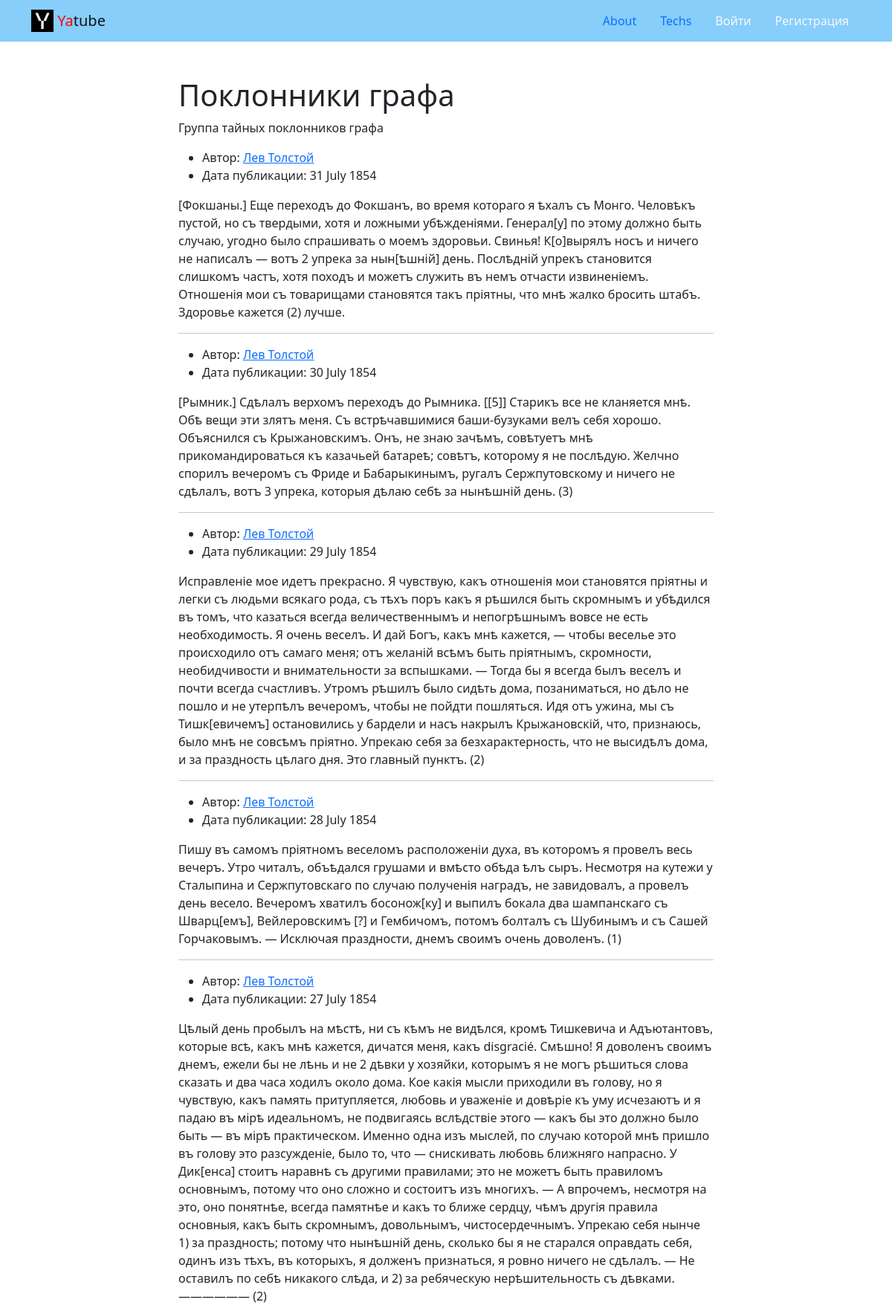
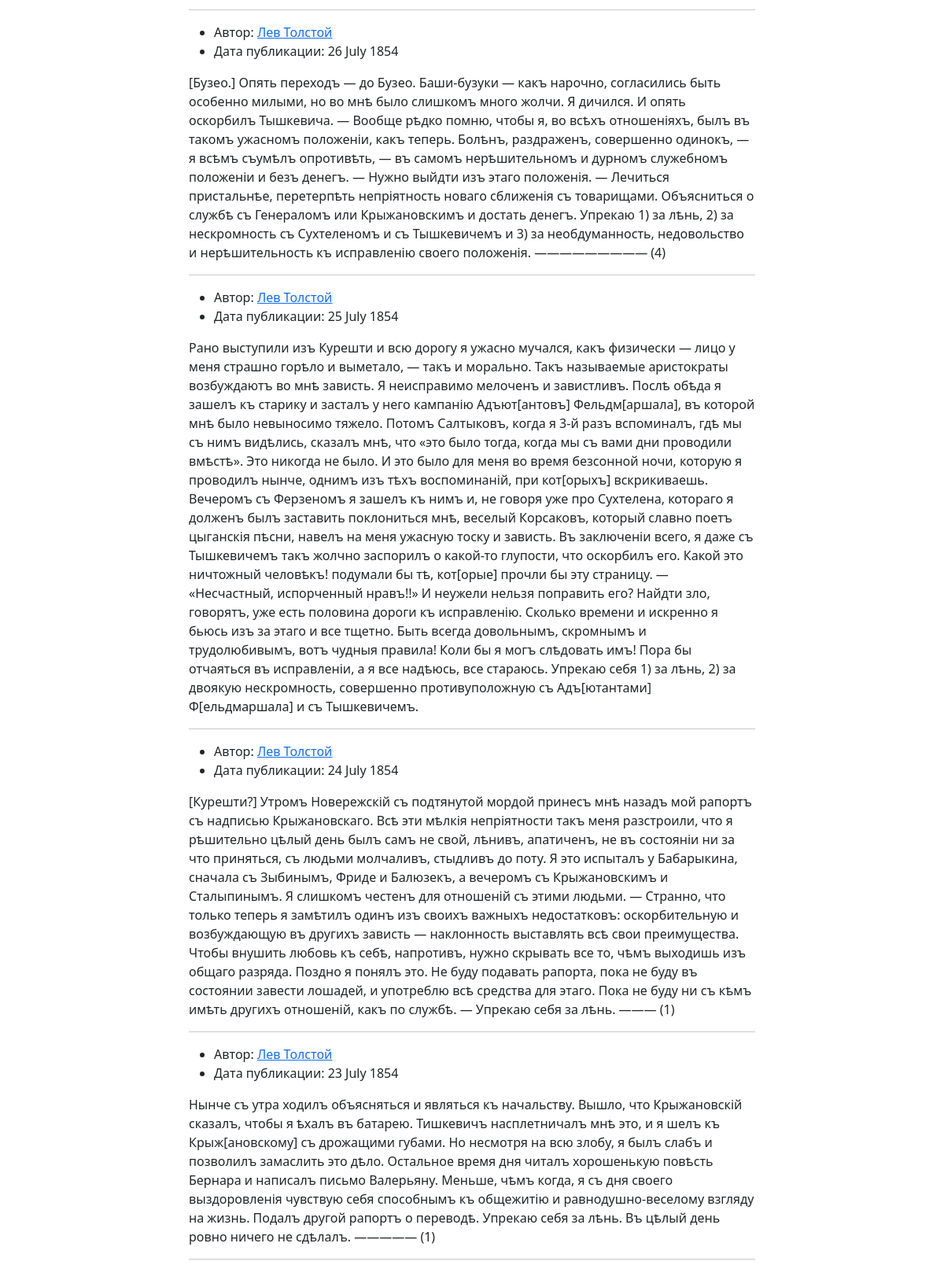
The app's page /group/fans/ (upper part) with its own data (2 pictures, top to bottom).
### posts/models.py (models this page shows, shortened)
class Group(models.Model):
    title = models.CharField(
        max_length=200, verbose_name='Группа',
        help_text='Название группы'
    )
    slug = models.SlugField(
        max_length=50, unique=True,
        verbose_name='Читабельная slug-ссылка',
        help_text='Может состоять из символов латиницы, '
        'цифр, нижнего подчеркивания и дефиса '
    )
    description = models.TextField(
        verbose_name='Описание группы',
        help_text='Расскажите, о чём эта группа'
    )
    class Meta:
        verbose_name = 'Группа'
        verbose_name_plural = 'Группы'

class Post(models.Model):
    text = models.TextField(
        verbose_name='Текст поста',
        help_text='Текст нового или редактируемого поста'
    )
    pub_date = models.DateTimeField(
        auto_now_add=True,
        verbose_name='Время создания',
        help_text='Время создание поста'
    )
    author = models.ForeignKey(
        User,
        on_delete=models.CASCADE,
        related_name='posts',
        verbose_name='Автор',
        help_text='Автор поста'
    )
    group = models.ForeignKey(
        Group,
        blank=True,
        null=True,
        on_delete=models.SET_NULL,
        related_name='posts',
        verbose_name='Группа',
        help_text='Группа, к которой относится пост. Необязательно.'
    )
    class Meta:
        ordering = ('-pub_date',)
        verbose_name = 'Пост'
        verbose_name_plural = 'Посты'

### posts/views.py (the view)
# urls.py: path('group/<slug:slug>/', views.group_posts, name='group_posts'),
def group_posts(request, slug):
    template = 'posts/group_list.html'
    group = get_object_or_404(Group, slug=slug)
    posts = group.posts.all().select_related('group')
    paginator = Paginator(posts, settings.POSTS_PER_PAGE)
    page_number = request.GET.get('page')
    page_obj = paginator.get_page(page_number)
    context = {
        'group': group,
        'posts': posts,
        'page_obj': page_obj,
    }
    return render(request, template, context)

### core/context_processors/year.py (called while the page is built)
def year(request):
    current_year = date.today().year
    return {
        'year': current_year,
    }

### templates/posts/group_list.html (shortened to what this page needs)
{% extends 'base.html' %}
{% block content %}
<div class="row justify-content-center">
  <div class="col-md-8 p-5">
    <h1>{{ group.title }}</h1>
    <p>{{ group.description}}</p>
  {% for post in page_obj %}
    <ul>
      <li>
        Автор: <a href="{% url 'posts:profile' post.author.username %}"> {{ post.author.get_full_name }}</a>
      </li>
      <li>
        Дата публикации: {{ post.pub_date|date:"d E Y" }}
      </li>
    </ul>
    <p>{{ post.text }}</p>
    {% if not forloop.last %}<hr>{% endif %}
  {% endfor %}
  </div>
</div>
{% endblock %}

### records on screen
Group: title "Поклонники графа", description "Группа тайных поклонников графа"
Post: author.get_full_name "Лев Толстой", pub_date "31 July 1854", text "[Фокшаны.] Еще переходъ до Фокшанъ, во время котораго я ѣхалъ съ Монго. Человѣкъ пустой, но съ твердыми, хотя и ложными убѣжденіями. Генерал[у] по этому должно быть случаю, угодно было спрашивать о моемъ здоровьи. Свинья! К[о]вырялъ носъ и ничего не написалъ — вотъ 2 упрека за нын[ѣшній] день. Послѣдній упрекъ становится слишкомъ частъ, хотя походъ и можетъ служить въ немъ отчасти извиненіемъ. Отношенія мои съ товарищами становятся такъ пріятны, что мнѣ жалко бросить штабъ. Здоровье кажется (2) лучше."
Post: author.get_full_name "Лев Толстой", pub_date "30 July 1854", text "[Рымник.] Сдѣлалъ верхомъ переходъ до Рымника. [[5]] Старикъ все не кланяется мнѣ. Обѣ вещи эти злятъ меня. Съ встрѣчавшимися баши-бузуками велъ себя хорошо. Объяснился съ Крыжановскимъ. Онъ, не знаю зачѣмъ, совѣтуетъ мнѣ прикомандироваться къ казачьей батареѣ; совѣтъ, которому я не послѣдую. Желчно спорилъ вечеромъ съ Фриде и Бабарыкинымъ, ругалъ Сержпутовскому и ничего не сдѣлалъ, вотъ 3 упрека, которыя дѣлаю себѣ за нынѣшній день. (3)"
Post: author.get_full_name "Лев Толстой", pub_date "29 July 1854", text "Исправленіе мое идетъ прекрасно. Я чувствую, какъ отношенія мои становятся пріятны и легки съ людьми всякаго рода, съ тѣхъ поръ какъ я рѣшился быть скромнымъ и убѣдился въ томъ, что казаться всегда величественнымъ и непогрѣшнымъ вовсе не есть необходимость. Я очень веселъ. И дай Богъ, какъ мнѣ кажется, — чтобы веселье это происходило отъ самаго меня; отъ желаній всѣмъ быть пріятнымъ, скромности, необидчивости и внимательности за вспышками. — Тогда бы я всегда былъ веселъ и почти всегда счастливъ. Утромъ рѣшилъ было сидѣть дома, позаниматься, но дѣло не пошло и не утерпѣлъ вечеромъ, чтобы не пойдти пошляться. Идя отъ ужина, мы съ Тишк[евичемъ] остановились у бардели и насъ накрылъ…"
Post: author.get_full_name "Лев Толстой", pub_date "28 July 1854", text "Пишу въ самомъ пріятномъ веселомъ расположеніи духа, въ которомъ я провелъ весь вечеръ. Утро читалъ, объѣдался грушами и вмѣсто обѣда ѣлъ сыръ. Несмотря на кутежи у Сталыпина и Сержпутовскаго по случаю полученія наградъ, не завидовалъ, а провелъ день весело. Вечеромъ хватилъ босонож[ку] и выпилъ бокала два шампанскаго съ Шварц[емъ], Вейлеровскимъ [?] и Гембичомъ, потомъ болталъ съ Шубинымъ и съ Сашей Горчаковымъ. — Исключая праздности, днемъ своимъ очень доволенъ. (1)"
Post: author.get_full_name "Лев Толстой", pub_date "27 July 1854", text "Цѣлый день пробылъ на мѣстѣ, ни съ кѣмъ не видѣлся, кромѣ Тишкевича и Адъютантовъ, которые всѣ, какъ мнѣ кажется, дичатся меня, какъ disgracié. Смѣшно! Я доволенъ своимъ днемъ, ежели бы не лѣнь и не 2 дѣвки у хозяйки, которымъ я не могъ рѣшиться слова сказать и два часа ходилъ около дома. Кое какія мысли приходили въ голову, но я чувствую, какъ память притупляется, любовь и уваженіе и довѣріе къ уму исчезаютъ и я падаю въ мірѣ идеальномъ, не подвигаясь вслѣдствіе этого — какъ бы это должно было быть — въ мірѣ практическом. Именно одна изъ мыслей, по случаю которой мнѣ пришло въ голову это разсужденіе, было то, что — снискивать любовь ближняго напрасно. У Дик[енса] стоитъ наравнѣ съ другими…"
Post: author.get_full_name "Лев Толстой", pub_date "26 July 1854", text "[Бузео.] Опять переходъ — до Бузео. Баши-бузуки — какъ нарочно, согласились быть особенно милыми, но во мнѣ было слишкомъ много жолчи. Я дичился. И опять оскорбилъ Тышкевича. — Вообще рѣдко помню, чтобы я, во всѣхъ отношеніяхъ, былъ въ такомъ ужасномъ положеніи, какъ теперь. Болѣнъ, раздраженъ, совершенно одинокъ, — я всѣмъ съумѣлъ опротивѣть, — въ самомъ нерѣшительномъ и дурномъ служебномъ положеніи и безъ денегъ. — Нужно выйдти изъ этаго положенія. — Лечиться пристальнѣе, перетерпѣть непріятность новаго сближенія съ товарищами. Объясниться о службѣ съ Генераломъ или Крыжановскимъ и достать денегъ. Упрекаю 1) за лѣнь, 2) за нескромность съ Сухтеленомъ и съ Тышкевичемъ и 3) за…"
Post: author.get_full_name "Лев Толстой", pub_date "25 July 1854", text "Рано выступили изъ Курешти и всю дорогу я ужасно мучался, какъ физически — лицо у меня страшно горѣло и выметало, — такъ и морально. Такъ называемые аристократы возбуждаютъ во мнѣ зависть. Я неисправимо мелоченъ и завистливъ. Послѣ обѣда я зашелъ къ старику и засталъ у него кампанію Адъют[антовъ] Фельдм[аршала], въ которой мнѣ было невыносимо тяжело. Потомъ Салтыковъ, когда я 3-й разъ вспоминалъ, гдѣ мы съ нимъ видѣлись, сказалъ мнѣ, что «это было тогда, когда мы съ вами дни проводили вмѣстѣ». Это никогда не было. И это было для меня во время безсонной ночи, которую я проводилъ нынче, однимъ изъ тѣхъ воспоминаній, при кот[орыхъ] вскрикиваешь. Вечеромъ съ Ферзеномъ я зашелъ къ нимъ и, не…"
Post: author.get_full_name "Лев Толстой", pub_date "24 July 1854", text "[Курешти?] Утромъ Новережскій съ подтянутой мордой принесъ мнѣ назадъ мой рапортъ съ надписью Крыжановскаго. Всѣ эти мѣлкія непріятности такъ меня разстроили, что я рѣшительно цѣлый день былъ самъ не свой, лѣнивъ, апатиченъ, не въ состояніи ни за что приняться, съ людьми молчаливъ, стыдливъ до поту. Я это испыталъ у Бабарыкина, сначала съ Зыбинымъ, Фриде и Балюзекъ, а вечеромъ съ Крыжановскимъ и Сталыпинымъ. Я слишкомъ честенъ для отношеній съ этими людьми. — Странно, что только теперь я замѣтилъ одинъ изъ своихъ важныхъ недостатковъ: оскорбительную и возбуждающую въ другихъ зависть — наклонность выставлять всѣ свои преимущества. Чтобы внушить любовь къ себѣ, напротивъ, нужно скрывать все…"
Post: author.get_full_name "Лев Толстой", pub_date "23 July 1854", text "Нынче съ утра ходилъ объясняться и являться къ начальству. Вышло, что Крыжановскій сказалъ, чтобы я ѣхалъ въ батарею. Тишкевичъ насплетничалъ мнѣ это, и я шелъ къ Крыж[ановскому] съ дрожащими губами. Но несмотря на всю злобу, я былъ слабъ и позволилъ замаслить это дѣло. Остальное время дня читалъ хорошенькую повѣсть Бернара и написалъ письмо Валерьяну. Меньше, чѣмъ когда, я съ дня своего выздоровленія чувствую себя способнымъ къ общежитію и равнодушно-веселому взгляду на жизнь. Подалъ другой рапортъ о переводѣ. Упрекаю себя за лѣнь. Въ цѣлый день ровно ничего не сдѣлалъ. ————— (1)"
